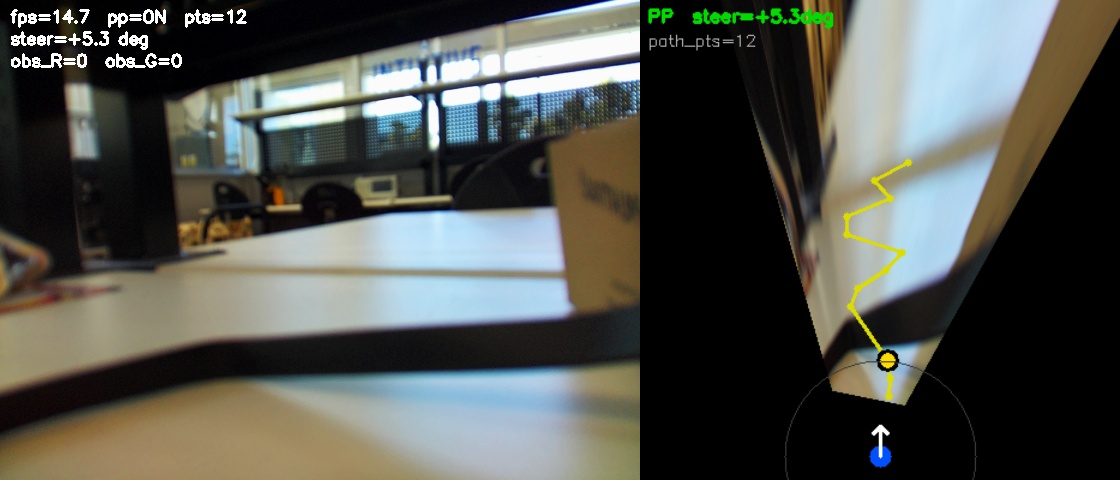
#> input picture 2a52945f05323fe98ee13deb981ed43f96219b7b/2a52945f05323fe98ee13deb981ed43f96219b7b/src/RASPI/cam/bev_snapshot_2261.jpg, 1120 x 480 px
$ python -i detect_orillas.py   (imports and definitions only)
#> lines starting #> are read from the running program, lines starting #| are printed output that depends on the picture; after the words box and inside, x2 and y2 are one past the last pixel; in counts of white or black regions, pixels touching at a corner belong together
#> further down, picture is the input picture: shape (480, 1120, 3); mean B, G, R 77, 82.8, 81
import os
import time
import threading

import cv2
import numpy as np


# Rango HSV para madera/beige/cafe claro.
# Ajustable segun la luz real de la pista.
WOOD_LOWER = np.array([5, 25, 40])
WOOD_UPPER = np.array([35, 180, 255])
ANALYSIS_WIDTH = 1640
ANALYSIS_HEIGHT = 1232
PREVIEW_WIDTH = 640
PREVIEW_HEIGHT = 480
WINDOW_WIDTH = 320
WINDOW_HEIGHT = 240
PROCESS_EVERY_N = 3
ROI_SEGMENTS = 5
WINDOW_NAME = "Pista"


# [1 line not run here, left out]
cpu_count = os.cpu_count() or 1
# [1 line not run here, left out]


# [22 lines left out: function open_camera, not called in this run]


class FrameGrabber:
    # [6 lines left out: function __init__, not called in this run]

    def start(self):
        self.thread.start()
        return self

    # [32 lines left out: functions _update, read, stop, get_window_image_size, not called in this run]


def build_segment_bounds(width: int, segment_count: int):
    boundaries = [int(round(index * width / segment_count)) for index in range(segment_count + 1)]
    bounds = []

    for index in range(segment_count):
        left = boundaries[index]
        right = boundaries[index + 1] - 1 if index < segment_count - 1 else width - 1
        bounds.append((left, max(left, right)))

    return bounds


def detect_turn_direction(frame, previous_left=None, previous_right=None, top_ratio=0.30):
#> called with top_ratio = 0.3
    height, width = frame.shape[:2]
#> height = 480; width = 1120
    top_limit = max(1, int(height * top_ratio))
#> top_limit = 144
    roi = frame[:top_limit, :]
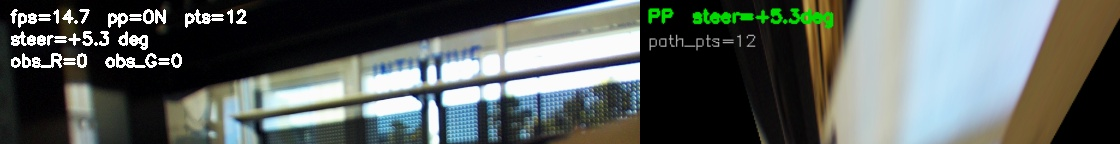
#> roi: shape (144, 1120, 3); mean B, G, R 94.3, 97.5, 91.2

    segment_bounds = build_segment_bounds(width, ROI_SEGMENTS)

    left_left, left_right = segment_bounds[0]
#> left_left = 0; left_right = 223
    right_left, right_right = segment_bounds[-1]
#> right_left = 896; right_right = 1119

    left_roi = roi[:, left_left : left_right + 1]
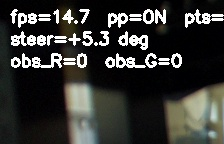
#> left_roi: shape (144, 224, 3); mean B, G, R 49.6, 52.7, 52.4
    right_roi = roi[:, right_left : right_right + 1]
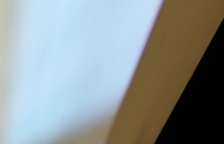
#> right_roi: shape (144, 224, 3); mean B, G, R 149.1, 149.3, 140.4

    left_hsv = cv2.cvtColor(left_roi, cv2.COLOR_BGR2HSV)
#> left_hsv: shape (144, 224, 3); mean H, S, V 61.3, 76, 54.3
    right_hsv = cv2.cvtColor(right_roi, cv2.COLOR_BGR2HSV)
#> right_hsv: shape (144, 224, 3); mean H, S, V 64.9, 75.2, 166.6

    left_mask = cv2.inRange(left_hsv, WOOD_LOWER, WOOD_UPPER)
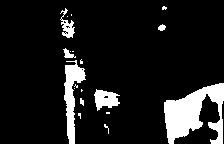
#> left_mask: shape (144, 224); 11.1% white; 19 white regions (12 under 20 px), largest, box (x1, y1, x2, y2) and area: (164, 83, 224, 144) 2021, (64, 60, 86, 144) 818, (94, 89, 120, 111) 354
    right_mask = cv2.inRange(right_hsv, WOOD_LOWER, WOOD_UPPER)
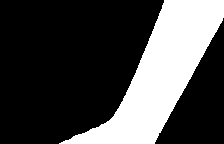
#> right_mask: shape (144, 224); 28% white; 1 white region, box (x1, y1, x2, y2) and area: (59, 0, 224, 144) 9027

    left_mask = cv2.morphologyEx(left_mask, cv2.MORPH_OPEN, np.ones((3, 3), np.uint8))
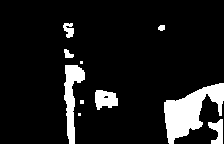
#> left_mask: shape (144, 224); 10.5% white; 10 white regions (3 under 20 px), largest, box (x1, y1, x2, y2) and area: (164, 83, 224, 144) 1787, (64, 65, 85, 144) 786, (95, 90, 118, 110) 340
    right_mask = cv2.morphologyEx(right_mask, cv2.MORPH_OPEN, np.ones((3, 3), np.uint8))
#> right_mask: shape (144, 224); 28% white; 1 white region, box (x1, y1, x2, y2) and area: (61, 0, 224, 144) 9025

    left_count = int(cv2.countNonZero(left_mask))
#> left_count = 3373
    right_count = int(cv2.countNonZero(right_mask))
#> right_count = 9025

    left_ratio = left_count / max(1, left_mask.size)
#> left_ratio = 0.105
    right_ratio = right_count / max(1, right_mask.size)
#> right_ratio = 0.28

    left_drop = previous_left is not None and left_ratio < previous_left * 0.85
#> left_drop = False
    right_drop = previous_right is not None and right_ratio < previous_right * 0.85
#> right_drop = False

    turn_text = None
    if left_drop and not right_drop:
        turn_text = "girar a la izquierda"
        print(turn_text, flush=True)
    elif right_drop and not left_drop:
        turn_text = "girar a la derecha"
        print(turn_text, flush=True)

    debug = {
        "mask": None,
        "left_mask": left_mask,
        "right_mask": right_mask,
        "edge_bounds": ((left_left, left_right), (right_left, right_right)),
        "left_ratio": left_ratio,
        "right_ratio": right_ratio,
        "top_ratio": top_ratio,
        "segment_count": ROI_SEGMENTS,
        "turn_text": turn_text,
    }
    return debug


# [115 lines left out: functions draw_debug, run, not called in this run]


# [2 lines not run here, left out]

>>> import cv2
>>> picture = cv2.imread('../../../2a52945f05323fe98ee13deb981ed43f96219b7b/2a52945f05323fe98ee13deb981ed43f96219b7b/src/RASPI/cam/bev_snapshot_2261.jpg')
>>> result = detect_turn_direction(picture)
#> result = 9 items
